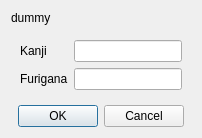
<?xml version="1.0" encoding="UTF-8"?>
<ui version="4.0">
 <class>Dialog</class>
 <widget class="QDialog" name="Dialog">
  <property name="windowModality">
   <enum>Qt::NonModal</enum>
  </property>
  <property name="geometry">
   <rect>
    <x>0</x>
    <y>0</y>
    <width>216</width>
    <height>130</height>
   </rect>
  </property>
  <property name="windowTitle">
   <string>Dialog</string>
  </property>
  <property name="locale">
   <locale language="English" country="UnitedStates"/>
  </property>
  <property name="modal">
   <bool>true</bool>
  </property>
  <layout class="QVBoxLayout" name="verticalLayout">
   <property name="sizeConstraint">
    <enum>QLayout::SetFixedSize</enum>
   </property>
   <item>
    <widget class="QLabel" name="labelDescription">
     <property name="text">
      <string>dummy</string>
     </property>
    </widget>
   </item>
   <item>
    <widget class="QWidget" name="widget" native="true">
     <layout class="QGridLayout" name="gridLayout">
      <item row="0" column="0">
       <widget class="QLabel" name="labelKanji">
        <property name="text">
         <string>Kanji</string>
        </property>
       </widget>
      </item>
      <item row="0" column="1">
       <widget class="QLineEdit" name="lineKanji"/>
      </item>
      <item row="1" column="0">
       <widget class="QLabel" name="labelFurigana">
        <property name="text">
         <string>Furigana</string>
        </property>
       </widget>
      </item>
      <item row="1" column="1">
       <widget class="QLineEdit" name="lineFurigana"/>
      </item>
     </layout>
    </widget>
   </item>
   <item>
    <widget class="QDialogButtonBox" name="buttonBox">
     <property name="standardButtons">
      <set>QDialogButtonBox::Cancel|QDialogButtonBox::Ok</set>
     </property>
     <property name="centerButtons">
      <bool>true</bool>
     </property>
    </widget>
   </item>
  </layout>
 </widget>
 <resources/>
 <connections/>
</ui>
